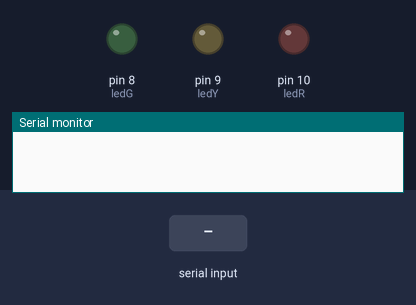
This sketch was run on a simulated Arduino Uno, built with avr-gcc and run on an emulated ATmega328P. On the bench: output pins drawn as LEDs (lit = HIGH), the last lines printed to the serial monitor. Inputs (shaded band) come from the test bench.

Above: at 1.2 s.
1.3 s: "tl on" received over Serial
At 2.8 s:
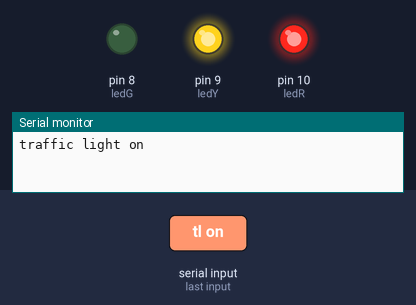
At 5.1 s:
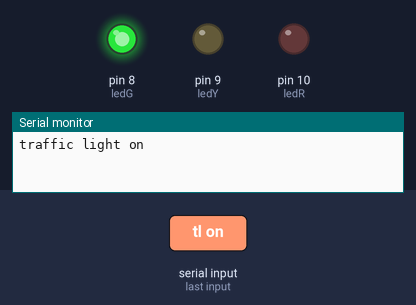
Timing chart, 0 to 13.3 s (numbered marks = the images above; inputs shaded):
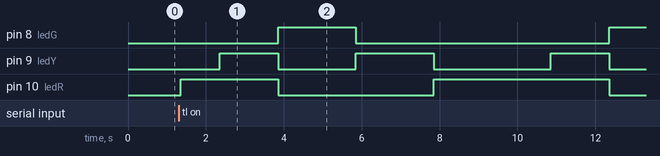

The sketch:

traffic_light_with_cmd.ino
```cpp
const int ledR = 10;
const int ledY =  9;
const int ledG =  8;

String inputString = "";
boolean strFlag = false;

boolean TLLoop = false;

// MAiN setup
void setup()
{
  Serial.begin(9600);
  //Serial.write("Power On");
  inputString.reserve(200);
  pinMode(ledR, OUTPUT);
  pinMode(ledY, OUTPUT);
  pinMode(ledG, OUTPUT);
}

// MAiN loop
void loop()
{

  if (TLLoop)
  {
      digitalWrite(ledR, HIGH); delay(1000);
      digitalWrite(ledY, HIGH); delay(1500);

      digitalWrite(ledR, LOW);
      digitalWrite(ledY, LOW);
      digitalWrite(ledG, HIGH);

      delay(2000);

      digitalWrite(ledG, LOW);
      digitalWrite(ledY, HIGH);

      delay(2000);

      digitalWrite(ledY, LOW);
      digitalWrite(ledR, HIGH);

      delay(2000);
      digitalWrite(ledR, LOW);
  }


  // is there a string I can compare with?
  if (strFlag)
  {
    //Serial.println(inputString);

    // compare input with commands
    if (inputString == "tl on")
    {
      TLLoop = true;
      Serial.println("traffic light on");

    }

    if (inputString == "tl off")
    {
      TLLoop = false;
      Serial.println("traffic light off");
    }

    if (inputString == "bar")
    {
      Serial.println("switch off");
    }

    // clean up the string helper vars:
    inputString = "";
    strFlag = false;
  }

}

/*
  SerialEvent occurs whenever a new data comes in the
 hardware serial RX.  This routine is run between each
 time loop() runs, so using delay inside loop can delay
 response.  Multiple bytes of data may be available.
 */
void serialEvent()
{
  while (Serial.available())
  {
    // get the new byte:
    char inChar = (char)Serial.read();
    // add it to the inputString:
    //inputString += inChar;
    inputString.concat(inChar);
    delay (10);
    // if the incoming character is a newline, set a flag
    // so the main loop can do something about it:
    /*
    if (inChar == '\n')
     {
     strFlag = true;
     break;
     }
     */
  }
  strFlag = true;
}
```

Measured:
- after the input at 1.3 s, pin 8 (ledG): LOW → HIGH after 2.6 s, → LOW 2.0 s later, → HIGH 6.5 s later; pin 9 (ledY): goes HIGH 1.5 s, LOW 2.0 s, HIGH 2.0 s, LOW 3.0 s, HIGH 1.5 s, then LOW, starting after 1.1 s; pin 10 (ledR): LOW → HIGH after 0.05 s, → LOW 2.5 s later, → HIGH 4.0 s later, → LOW 4.5 s later
